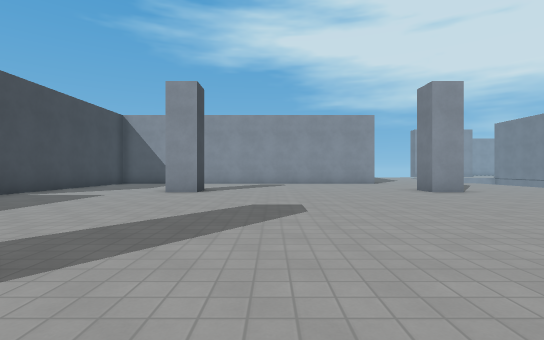
view 1 (above)

17 first-person views from a walk through a 3-D level made in the Godot game engine. The camera is 1.2 m above the floor, looks level and sees 85° across. The floor is counted in squares, 2 m on a side. Each view is taken from the middle of a square. On the plan, view 1 faces up. The plan holds only what a view shows up to about 9 squares ahead; the rest is blank. The place goes on beyond the plan. Flat picture figures and markers are not drawn. Some surface patterns are stand-ins.

view 2
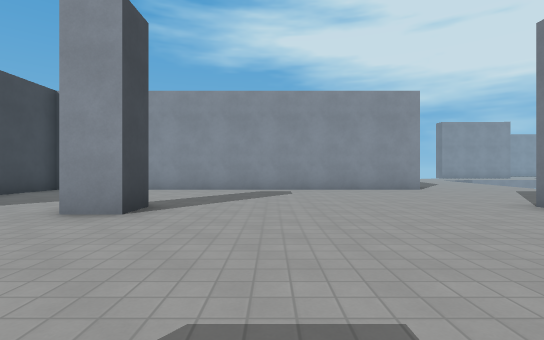

view 3
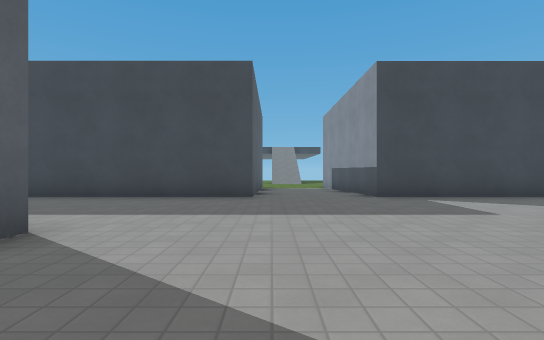

view 4
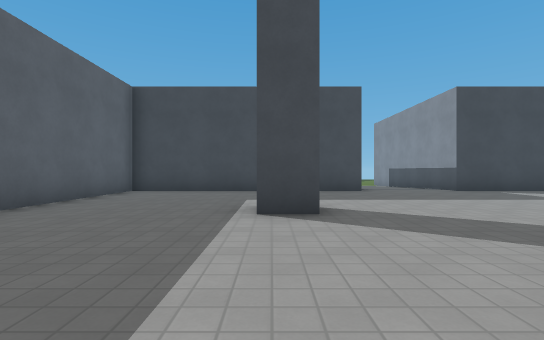

view 5
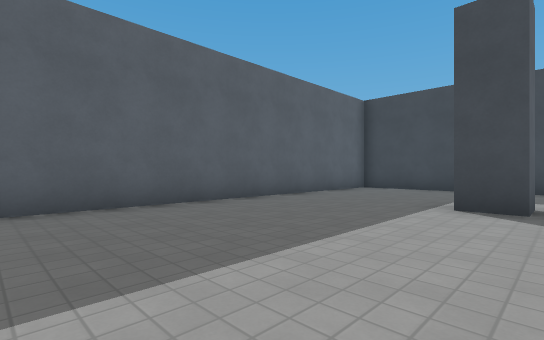

view 6
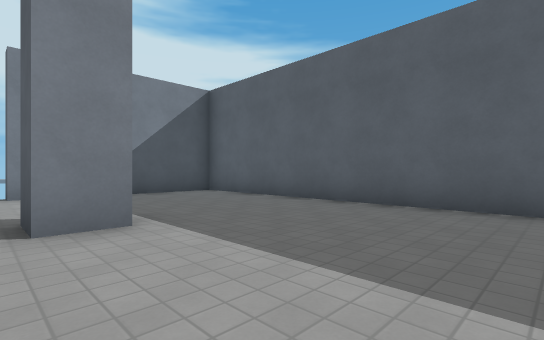

view 7
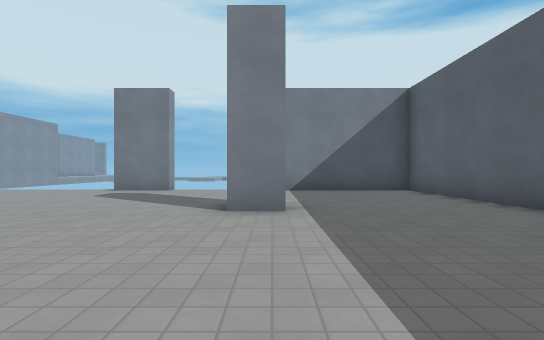

view 8
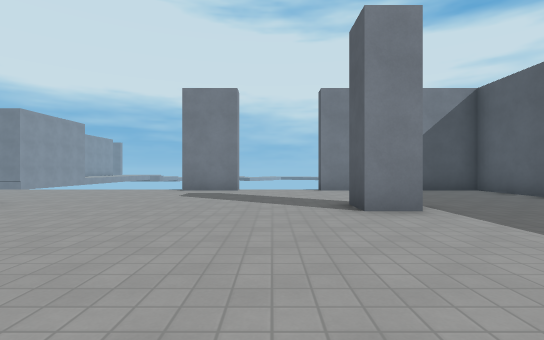

view 9
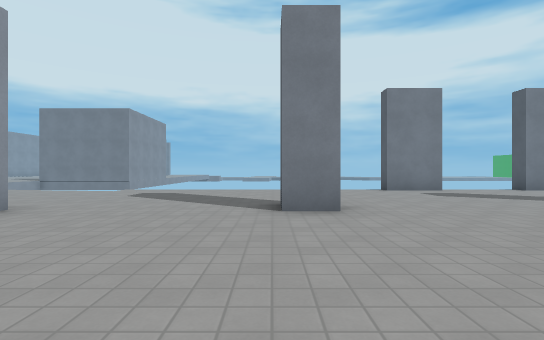

view 10
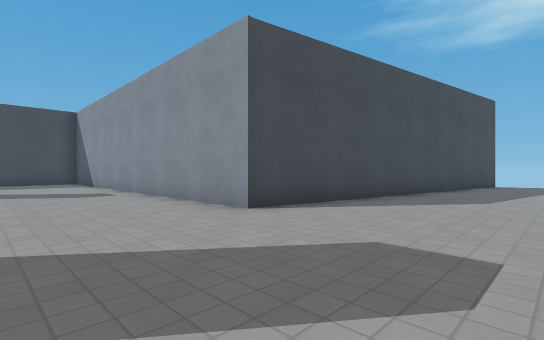

view 11
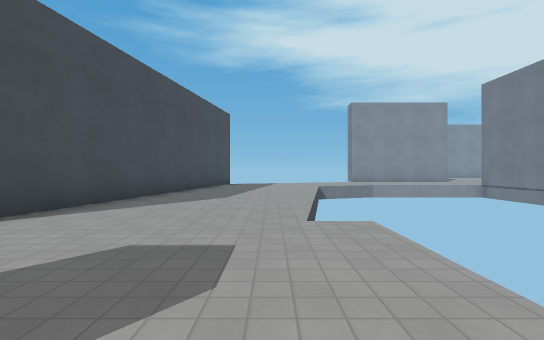

view 12
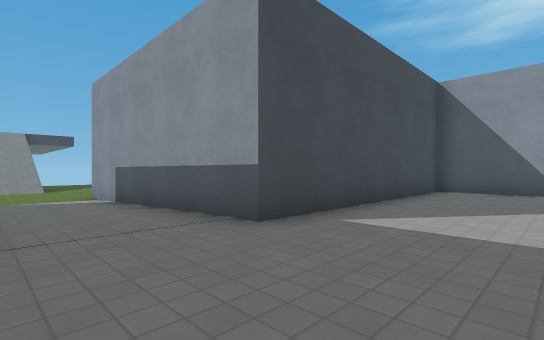

view 13
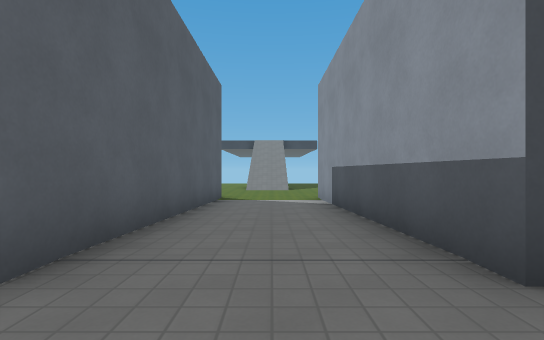

view 14
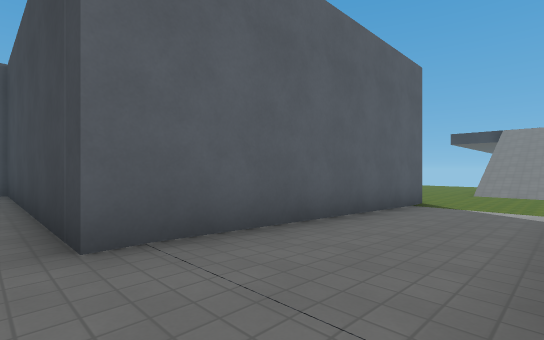

view 15
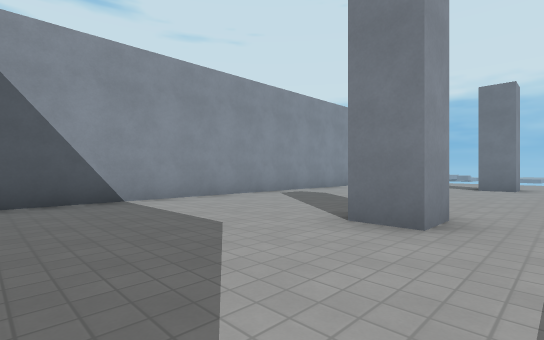

view 16
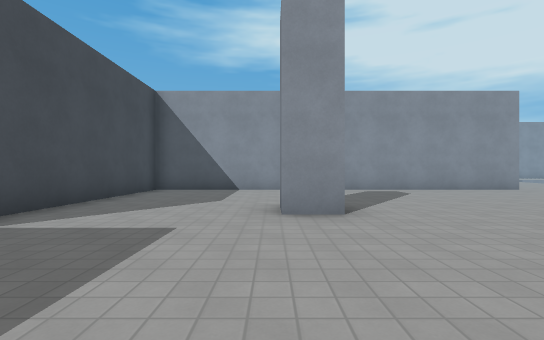

view 17
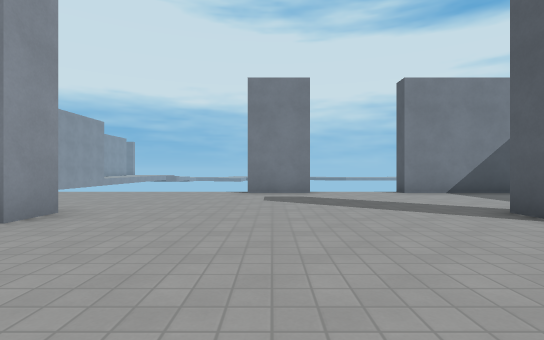

### Floor plan
Key: @ floor where view 1 was taken; # wall or solid block; . main floor; - floor 0.25 m lower than the main floor; / step, stairs or slope.
Columns run from 17 left of view 1 to 9 right of it. Each row starts with its distance up from view 1.
 20                       #..
 19                       #....
 18                       #....
 17                       #...
 16                      ##...
 15                      #....
 14                      #....
 13           ############.....
 12           #................
 11           #................
 10           #................
  9           #................
  8           #....#......#....
  7      ######................
  6 ----##--...................
  5 /-------..................#
  4 /-------..................#
  3  ---#######................
  2           #................
  1           #....#......#...#
  0           #......@........#
 -1           #...............#
 -2           #...............#
 -3           #################

Positions as (right, up) in squares from view 1, and headings:
1: (0, 0), facing up
2: (0, 4), facing up
3: (0, 4), facing left
4: (2, 1), facing left
5: (3, 2), facing down-left
6: (1, 2), facing down-right
7: (0, 1), facing right
8: (0, 3), facing right
9: (0, 9), facing right
10: (8, 10), facing up-left
11: (8, 10), facing up
12: (-4, 4), facing up-left
13: (-5, 5), facing left
14: (-6, 6), facing down-left
15: (-6, 7), facing up-right
16: (-3, 4), facing up
17: (1, 5), facing right
